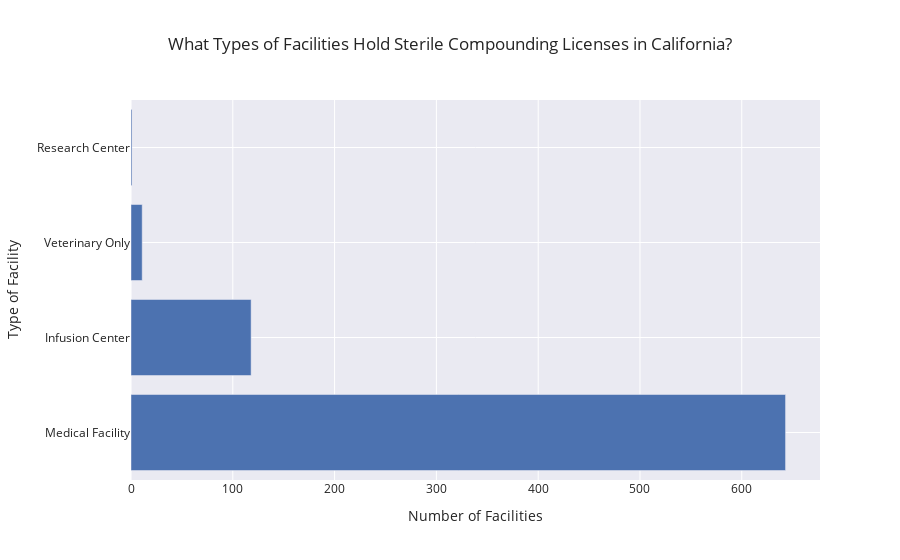

Notebook code for this chart:
### Code cell
bar_fig = px.bar(
    facility_counts,
    x = 'Count',
    y = 'Facility Type',
    orientation = 'h',
    title = 'What Types of Facilities Hold Sterile Compounding Licenses in California?',
    labels = {'Facility Type': 'Type of Facility', 'Count' : 'Number of Facilities'},
    template = 'seaborn'
)

bar_fig.show()

### Figure 1 — Plotly figure (JSON) as saved in the notebook; plotly's stock layout.template omitted (floating-point values rounded to 4 significant figures)
{"data": [{"alignmentgroup": "True", "hovertemplate": "Number of Facilities=%{x}<br>Type of Facility=%{y}<extra></extra>", "legendgroup": "", "marker": {"color": "rgb(76,114,176)", "pattern": {"shape": ""}}, "name": "", "offsetgroup": "", "orientation": "h", "showlegend": false, "textposition": "auto", "x": [643, 118, 11, 1], "xaxis": "x", "y": ["Medical Facility", "Infusion Center", "Veterinary Only", "Research Center"], "yaxis": "y", "type": "bar"}], "layout": {"xaxis": {"anchor": "y", "domain": [0.0, 1.0], "title": {"text": "Number of Facilities"}}, "yaxis": {"anchor": "x", "domain": [0.0, 1.0], "title": {"text": "Type of Facility"}}, "legend": {"tracegroupgap": 0}, "title": {"text": "What Types of Facilities Hold Sterile Compounding Licenses in California?"}, "barmode": "relative"}}
